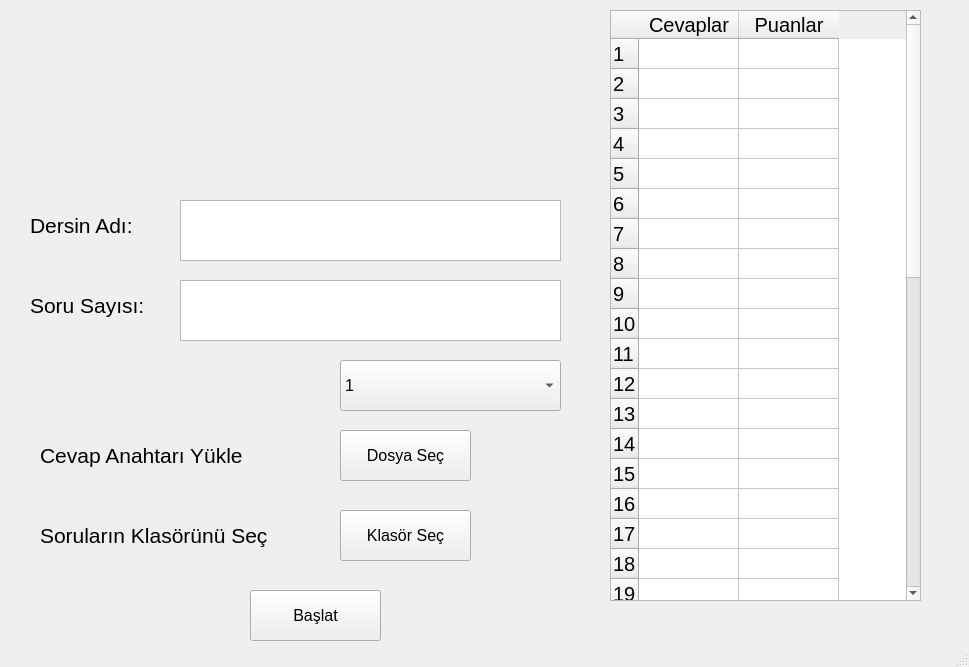
<?xml version="1.0" encoding="UTF-8"?>
<ui version="4.0">
 <class>MainWindow</class>
 <widget class="QMainWindow" name="MainWindow">
  <property name="geometry">
   <rect>
    <x>0</x>
    <y>0</y>
    <width>969</width>
    <height>667</height>
   </rect>
  </property>
  <property name="windowTitle">
   <string>MainWindow</string>
  </property>
  <property name="autoFillBackground">
   <bool>false</bool>
  </property>
  <widget class="QWidget" name="centralwidget">
   <widget class="QPushButton" name="dosya_yukle">
    <property name="geometry">
     <rect>
      <x>340</x>
      <y>430</y>
      <width>131</width>
      <height>51</height>
     </rect>
    </property>
    <property name="font">
     <font>
      <pointsize>12</pointsize>
     </font>
    </property>
    <property name="text">
     <string>Dosya Seç</string>
    </property>
   </widget>
   <widget class="QPushButton" name="baslat">
    <property name="geometry">
     <rect>
      <x>250</x>
      <y>590</y>
      <width>131</width>
      <height>51</height>
     </rect>
    </property>
    <property name="font">
     <font>
      <pointsize>12</pointsize>
     </font>
    </property>
    <property name="text">
     <string>Başlat</string>
    </property>
   </widget>
   <widget class="QLabel" name="kupon_id_label_6">
    <property name="geometry">
     <rect>
      <x>30</x>
      <y>200</y>
      <width>131</width>
      <height>51</height>
     </rect>
    </property>
    <property name="font">
     <font>
      <pointsize>16</pointsize>
     </font>
    </property>
    <property name="text">
     <string>Dersin Adı:</string>
    </property>
   </widget>
   <widget class="QLabel" name="kupon_id_label_5">
    <property name="geometry">
     <rect>
      <x>40</x>
      <y>430</y>
      <width>281</width>
      <height>51</height>
     </rect>
    </property>
    <property name="font">
     <font>
      <pointsize>16</pointsize>
     </font>
    </property>
    <property name="text">
     <string>Cevap Anahtarı Yükle</string>
    </property>
   </widget>
   <widget class="QTextEdit" name="dersinadi">
    <property name="geometry">
     <rect>
      <x>180</x>
      <y>200</y>
      <width>381</width>
      <height>61</height>
     </rect>
    </property>
    <property name="font">
     <font>
      <pointsize>12</pointsize>
     </font>
    </property>
   </widget>
   <widget class="QTableWidget" name="cevapanahtari">
    <property name="geometry">
     <rect>
      <x>610</x>
      <y>10</y>
      <width>311</width>
      <height>591</height>
     </rect>
    </property>
    <property name="font">
     <font>
      <pointsize>15</pointsize>
     </font>
    </property>
    <row>
     <property name="text">
      <string>1</string>
     </property>
    </row>
    <row>
     <property name="text">
      <string>2</string>
     </property>
    </row>
    <row>
     <property name="text">
      <string>3</string>
     </property>
    </row>
    <row>
     <property name="text">
      <string>4</string>
     </property>
    </row>
    <row>
     <property name="text">
      <string>5</string>
     </property>
    </row>
    <row>
     <property name="text">
      <string>6</string>
     </property>
    </row>
    <row>
     <property name="text">
      <string>7</string>
     </property>
    </row>
    <row>
     <property name="text">
      <string>8</string>
     </property>
    </row>
    <row>
     <property name="text">
      <string>9</string>
     </property>
    </row>
    <row>
     <property name="text">
      <string>10</string>
     </property>
    </row>
    <row>
     <property name="text">
      <string>11</string>
     </property>
    </row>
    <row>
     <property name="text">
      <string>12</string>
     </property>
    </row>
    <row>
     <property name="text">
      <string>13</string>
     </property>
    </row>
    <row>
     <property name="text">
      <string>14</string>
     </property>
    </row>
    <row>
     <property name="text">
      <string>15</string>
     </property>
    </row>
    <row>
     <property name="text">
      <string>16</string>
     </property>
    </row>
    <row>
     <property name="text">
      <string>17</string>
     </property>
    </row>
    <row>
     <property name="text">
      <string>18</string>
     </property>
    </row>
    <row>
     <property name="text">
      <string>19</string>
     </property>
    </row>
    <row>
     <property name="text">
      <string>20</string>
     </property>
    </row>
    <row>
     <property name="text">
      <string>21</string>
     </property>
    </row>
    <row>
     <property name="text">
      <string>22</string>
     </property>
    </row>
    <row>
     <property name="text">
      <string>23</string>
     </property>
    </row>
    <row>
     <property name="text">
      <string>24</string>
     </property>
    </row>
    <row>
     <property name="text">
      <string>25</string>
     </property>
    </row>
    <row>
     <property name="text">
      <string>26</string>
     </property>
    </row>
    <row>
     <property name="text">
      <string>27</string>
     </property>
    </row>
    <row>
     <property name="text">
      <string>28</string>
     </property>
    </row>
    <row>
     <property name="text">
      <string>29</string>
     </property>
    </row>
    <row>
     <property name="text">
      <string>30</string>
     </property>
    </row>
    <row>
     <property name="text">
      <string>31</string>
     </property>
    </row>
    <row>
     <property name="text">
      <string>32</string>
     </property>
    </row>
    <row>
     <property name="text">
      <string>33</string>
     </property>
    </row>
    <row>
     <property name="text">
      <string>34</string>
     </property>
    </row>
    <row>
     <property name="text">
      <string>35</string>
     </property>
    </row>
    <row>
     <property name="text">
      <string>36</string>
     </property>
    </row>
    <row>
     <property name="text">
      <string>37</string>
     </property>
    </row>
    <row>
     <property name="text">
      <string>38</string>
     </property>
    </row>
    <row>
     <property name="text">
      <string>39</string>
     </property>
    </row>
    <row>
     <property name="text">
      <string>40</string>
     </property>
    </row>
    <column>
     <property name="text">
      <string>Cevaplar</string>
     </property>
    </column>
    <column>
     <property name="text">
      <string>Puanlar</string>
     </property>
    </column>
    <item row="0" column="0">
     <property name="text">
      <string/>
     </property>
    </item>
   </widget>
   <widget class="QPushButton" name="dosya_yukle_2">
    <property name="geometry">
     <rect>
      <x>340</x>
      <y>510</y>
      <width>131</width>
      <height>51</height>
     </rect>
    </property>
    <property name="font">
     <font>
      <pointsize>12</pointsize>
     </font>
    </property>
    <property name="text">
     <string>Klasör Seç</string>
    </property>
   </widget>
   <widget class="QLabel" name="kupon_id_label_9">
    <property name="geometry">
     <rect>
      <x>30</x>
      <y>280</y>
      <width>141</width>
      <height>51</height>
     </rect>
    </property>
    <property name="font">
     <font>
      <pointsize>16</pointsize>
     </font>
    </property>
    <property name="text">
     <string>Soru Sayısı:</string>
    </property>
   </widget>
   <widget class="QTextEdit" name="sorusayisi">
    <property name="geometry">
     <rect>
      <x>180</x>
      <y>280</y>
      <width>381</width>
      <height>61</height>
     </rect>
    </property>
    <property name="font">
     <font>
      <pointsize>12</pointsize>
     </font>
    </property>
   </widget>
   <widget class="QComboBox" name="comboBox">
    <property name="geometry">
     <rect>
      <x>340</x>
      <y>360</y>
      <width>221</width>
      <height>51</height>
     </rect>
    </property>
    <property name="font">
     <font>
      <pointsize>12</pointsize>
     </font>
    </property>
    <item>
     <property name="text">
      <string>1</string>
     </property>
    </item>
    <item>
     <property name="text">
      <string>2</string>
     </property>
    </item>
    <item>
     <property name="text">
      <string>3</string>
     </property>
    </item>
    <item>
     <property name="text">
      <string>4</string>
     </property>
    </item>
    <item>
     <property name="text">
      <string>5</string>
     </property>
    </item>
    <item>
     <property name="text">
      <string>6</string>
     </property>
    </item>
    <item>
     <property name="text">
      <string>7</string>
     </property>
    </item>
    <item>
     <property name="text">
      <string>8</string>
     </property>
    </item>
    <item>
     <property name="text">
      <string>9</string>
     </property>
    </item>
    <item>
     <property name="text">
      <string>10</string>
     </property>
    </item>
    <item>
     <property name="text">
      <string>11</string>
     </property>
    </item>
    <item>
     <property name="text">
      <string>12</string>
     </property>
    </item>
    <item>
     <property name="text">
      <string>13</string>
     </property>
    </item>
    <item>
     <property name="text">
      <string>14</string>
     </property>
    </item>
    <item>
     <property name="text">
      <string>15</string>
     </property>
    </item>
   </widget>
   <widget class="QLabel" name="kupon_id_label_7">
    <property name="geometry">
     <rect>
      <x>40</x>
      <y>510</y>
      <width>281</width>
      <height>51</height>
     </rect>
    </property>
    <property name="font">
     <font>
      <pointsize>16</pointsize>
     </font>
    </property>
    <property name="text">
     <string>Soruların Klasörünü Seç</string>
    </property>
   </widget>
   <widget class="QLabel" name="resim">
    <property name="geometry">
     <rect>
      <x>170</x>
      <y>40</y>
      <width>251</width>
      <height>131</height>
     </rect>
    </property>
    <property name="text">
     <string/>
    </property>
   </widget>
  </widget>
  <widget class="QStatusBar" name="statusbar"/>
 </widget>
 <resources/>
 <connections/>
</ui>
